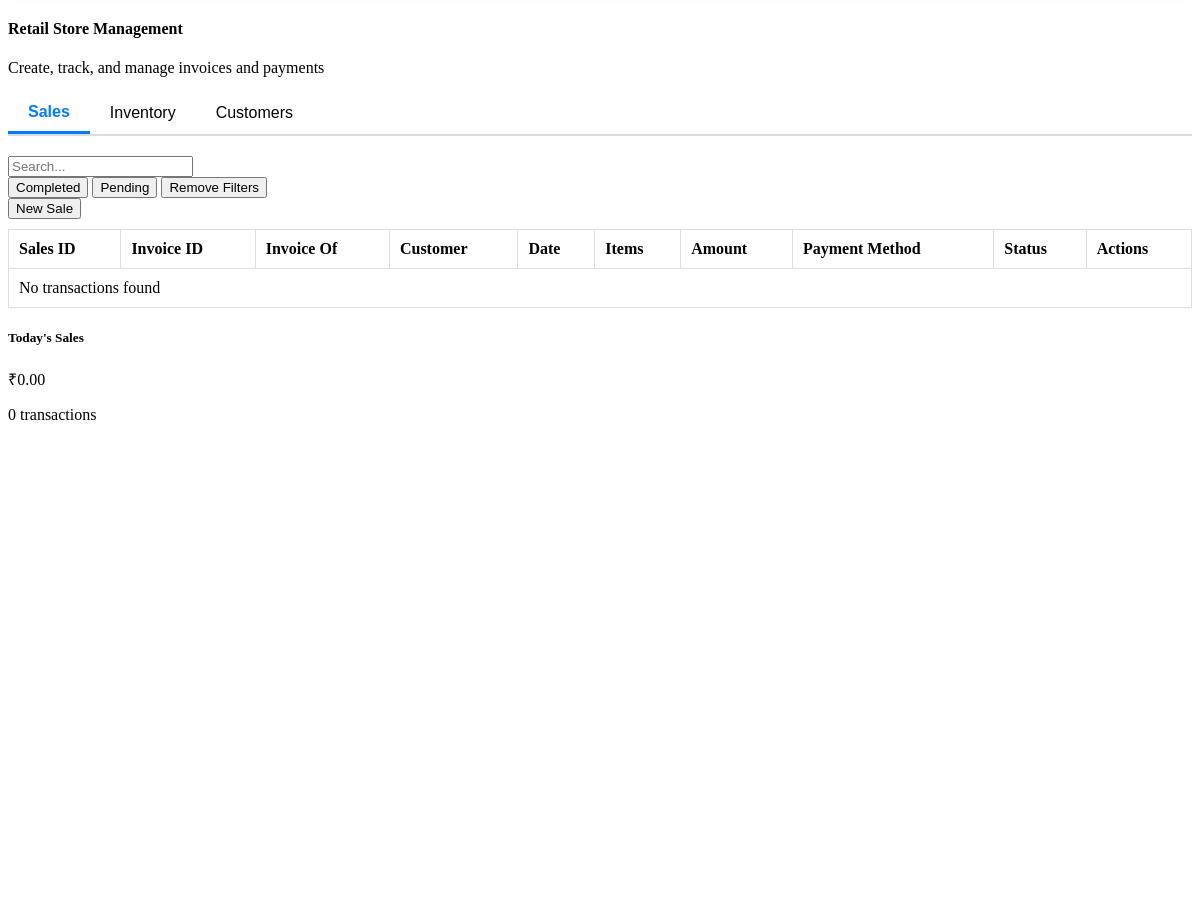
The app's page /Dashboard/Admin/retail_store.php (middle part), older data.
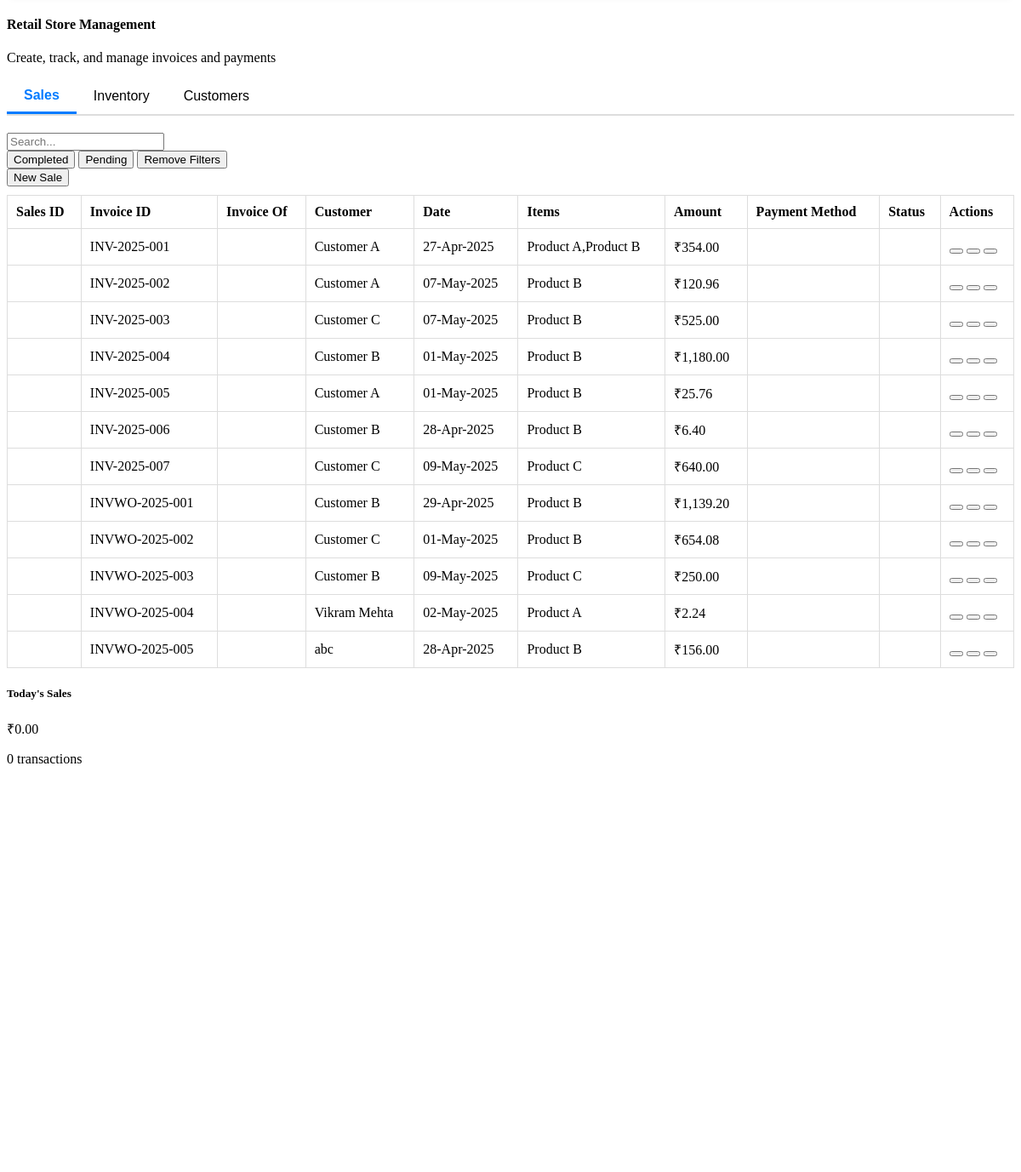
The same page, newer data.
### tables this page shows
CREATE TABLE `invoice` (
  `invoice_id` varchar(20) NOT NULL,
  `customer_name` varchar(50) NOT NULL,
  `document_type` enum('with GST','without GST') NOT NULL,
  `date` date NOT NULL,
  `due_date` date NOT NULL,
  `tax_rate` enum('5','12','18','28') NOT NULL,
  `item_name` text NOT NULL,
  `description` text NOT NULL,
  `quantity` text NOT NULL,
  `price` text NOT NULL,
  `total` text NOT NULL,
  `notes` text NOT NULL,
  `subtotal` decimal(10,2) NOT NULL,
  `GST_amount` decimal(10,2) NOT NULL,
  `grand_total` decimal(10,2) NOT NULL
);

### Dashboard/Admin/retail_store.php (the view, shortened to what this page needs)
<?php
include '../../_conn.php';
?>
<?php
$today = date('Y-m-d');
$sql = "SELECT
    SUM(Amount) AS total_sales,
    COUNT(*) AS total_transactions,
    SUM(Item) AS total_items_sold
FROM sales
WHERE date = ?";
$stmt = $conn->prepare($sql);
$stmt->bind_param("s", $today);
$stmt->execute();
$result = $stmt->get_result();
$data = $result->fetch_assoc();
$total_sales = $data['total_sales'] ?? 0;
$total_transactions = $data['total_transactions'] ?? 0;
$total_sales_formatted = "₹" . number_format($total_sales, 2);
?>
<div class="col-md-12 card p-3 shadow-sm my-4 table-responsive">
    <h4><i class="fa-solid fa-shop"></i> Retail Store Management</h4>
    <p>Create, track, and manage invoices and payments</p>
    <div class="tabs">
        <button class="retailStoreTab active" onclick="showRetailStoreTab('sales')">Sales</button>
        <button class="retailStoreTab" onclick="showRetailStoreTab('inventory')">Inventory</button>
        <button class="retailStoreTab" onclick="showRetailStoreTab('customers')">Customers</button>
    </div>
    <div id="sales" class="retailStore-tab-content active">
        <div class="container-fluid d-flex justify-content-between align-items-center">
            <div class="d-flex justify-content-start">
                <div class="input-group w-100 me-2">
                    <input type="text" id="searchInput" class="form-control border-start-0 table-search"
                        data-table="supplyTable" placeholder="Search..." />
                </div>
                <button class="btn btn-outline-primary status-filter me-2" data-type="Completed"
                    data-table="sales_table">Completed</button>
                <button class="btn btn-outline-primary status-filter me-2" data-type="Pending"
                    data-table="sales_table">Pending</button>
                <button class="btn btn-outline-danger reset-filters me-2" data-table="sales_table">Remove
                    Filters</button>
            </div>
            <div class="justify-content-end">
                <button class="btn btn-outline-primary" onclick="openInvoiceModal(event)" id="invoice"> New Sale</button>
            </div>
        </div>
        <table id="supplyTable" class="table table-bordered table-hover">
            <thead>
                <tr>
                    <th>Sales ID</th>
                    <th>Invoice ID</th>
                    <th>Invoice Of</th>
                    <th>Customer</th>
                    <th>Date</th>
                    <th>Items</th>
                    <th>Amount</th>
                    <th>Payment Method</th>
                    <th>Status</th>
                    <th>Actions</th>
                </tr>
            </thead>
            <tbody>
                <?php
                $result = $conn->query("SELECT * FROM invoice ORDER BY Sales_Id DESC");
                if ($result->num_rows > 0) {
                    while ($row = $result->fetch_assoc()) {
                        echo "<tr>";
                        echo "<td>" . htmlspecialchars($row['Sales_Id']) . "</td>";
                        echo "<td>" . htmlspecialchars($row['invoice_id']) . "</td>";
                        echo "<td>" . htmlspecialchars($row['created_for']) . "</td>";
                        echo "<td>" . htmlspecialchars($row['customer_name']) . "</td>";
                        echo "<td>" . date('d-M-Y', strtotime($row['date'])) . "</td>";
                        echo "<td>" . htmlspecialchars($row['item_name']) . "</td>";
                        echo "<td>₹" . number_format($row['grand_total'], 2) . "</td>";
                        echo "<td>" . htmlspecialchars($row['payment_method']) . "</td>";
                        echo "<td>" . htmlspecialchars($row['status']) . "</td>";
                        echo '<td>
                                <div class="d-flex gap-2">
                                    <button class="btn btn-outline-primary btn-sm"><i class="fa-regular fa-eye"></i></button>
                                    <button class="btn btn-outline-primary btn-sm"><i class="fa-solid fa-print"></i></button>
                                    <button class="btn btn-outline-primary btn-sm"><i class="fa-solid fa-download"></i></button>
                                </div>
                            </td>';
                        echo "</tr>";
                    }
                } else {
                    echo "<tr><td colspan='10' class='text-center'>No transactions found</td></tr>";
                }
                ?>
            </tbody>
        </table>
        <div class="row">
            <div class="col-md-4 col-sm-12 mb-2">
                <div class="card stat-card cards shadow-sm">
                    <div class="card-body">
                        <h5 class="text-muted"><i class="fa-regular fa-credit-card"></i> Today's Sales</h5>
                        <p><?php echo $total_sales_formatted; ?></p>
                        <p><?php echo $total_transactions; ?> transactions</p>
                    </div>
                </div>
            </div>
        </div>
    </div>
    </body>
    </html>

Row changes from the older to the newer data that the page shows:
added invoice: invoice "INV-2025-001", customer_name "Customer A", date "27-Apr-2025", item_name "Product A,Product B", grand_total "354.00"
added invoice: invoice "INV-2025-002", customer_name "Customer A", date "07-May-2025", item_name "Product B", grand_total "120.96"
added invoice: invoice "INV-2025-003", customer_name "Customer C", date "07-May-2025", item_name "Product B", grand_total "525.00"
added invoice: invoice "INV-2025-004", customer_name "Customer B", date "01-May-2025", item_name "Product B", grand_total "1,180.00"
added invoice: invoice "INV-2025-005", customer_name "Customer A", date "01-May-2025", item_name "Product B", grand_total "25.76"
added invoice: invoice "INV-2025-006", customer_name "Customer B", date "28-Apr-2025", item_name "Product B", grand_total "6.40"
added invoice: invoice "INV-2025-007", customer_name "Customer C", date "09-May-2025", item_name "Product C", grand_total "640.00"
added invoice: invoice "INVWO-2025-001", customer_name "Customer B", date "29-Apr-2025", item_name "Product B", grand_total "1,139.20"
added invoice: invoice "INVWO-2025-002", customer_name "Customer C", date "01-May-2025", item_name "Product B", grand_total "654.08"
added invoice: invoice "INVWO-2025-003", customer_name "Customer B", date "09-May-2025", item_name "Product C", grand_total "250.00"
added invoice: invoice "INVWO-2025-004", customer_name "Vikram Mehta", date "02-May-2025", item_name "Product A", grand_total "2.24"
added invoice: invoice "INVWO-2025-005", customer_name "abc", date "28-Apr-2025", item_name "Product B", grand_total "156.00"
Text that changed along with them:
text no longer shown: "No transactions found"
